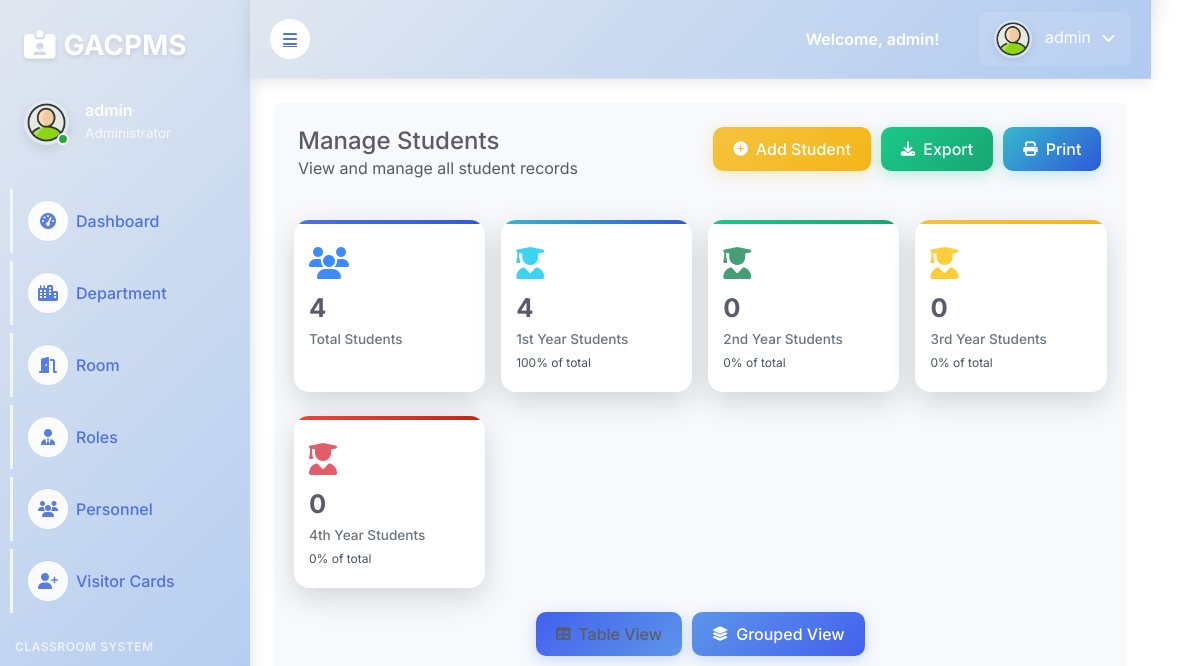
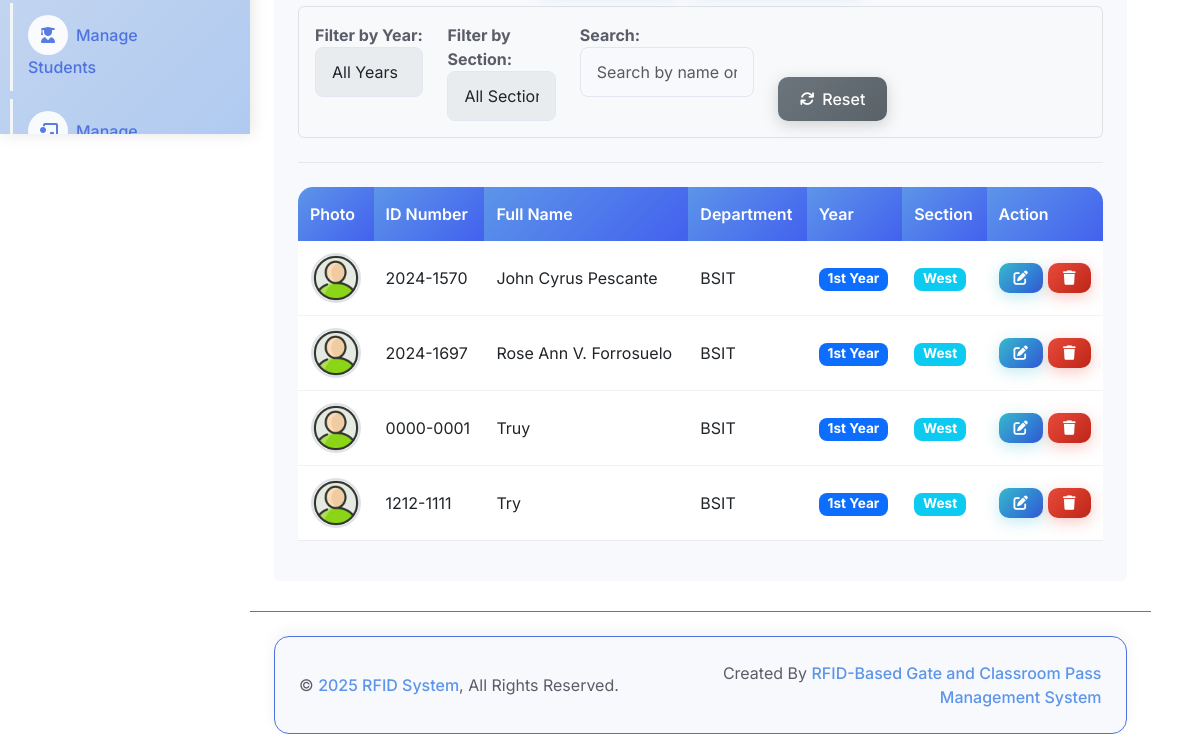
Before: /admin/students.php with the older database file (2 pictures, top to bottom).
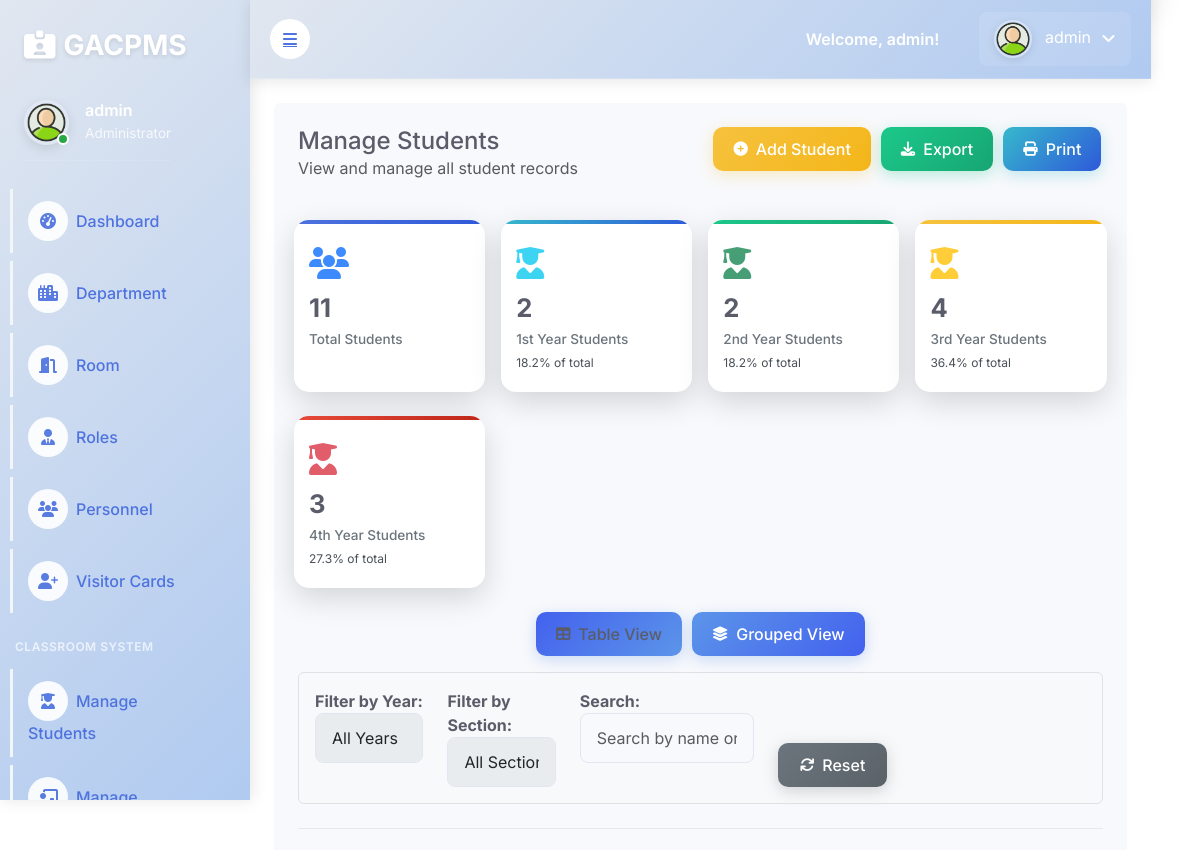
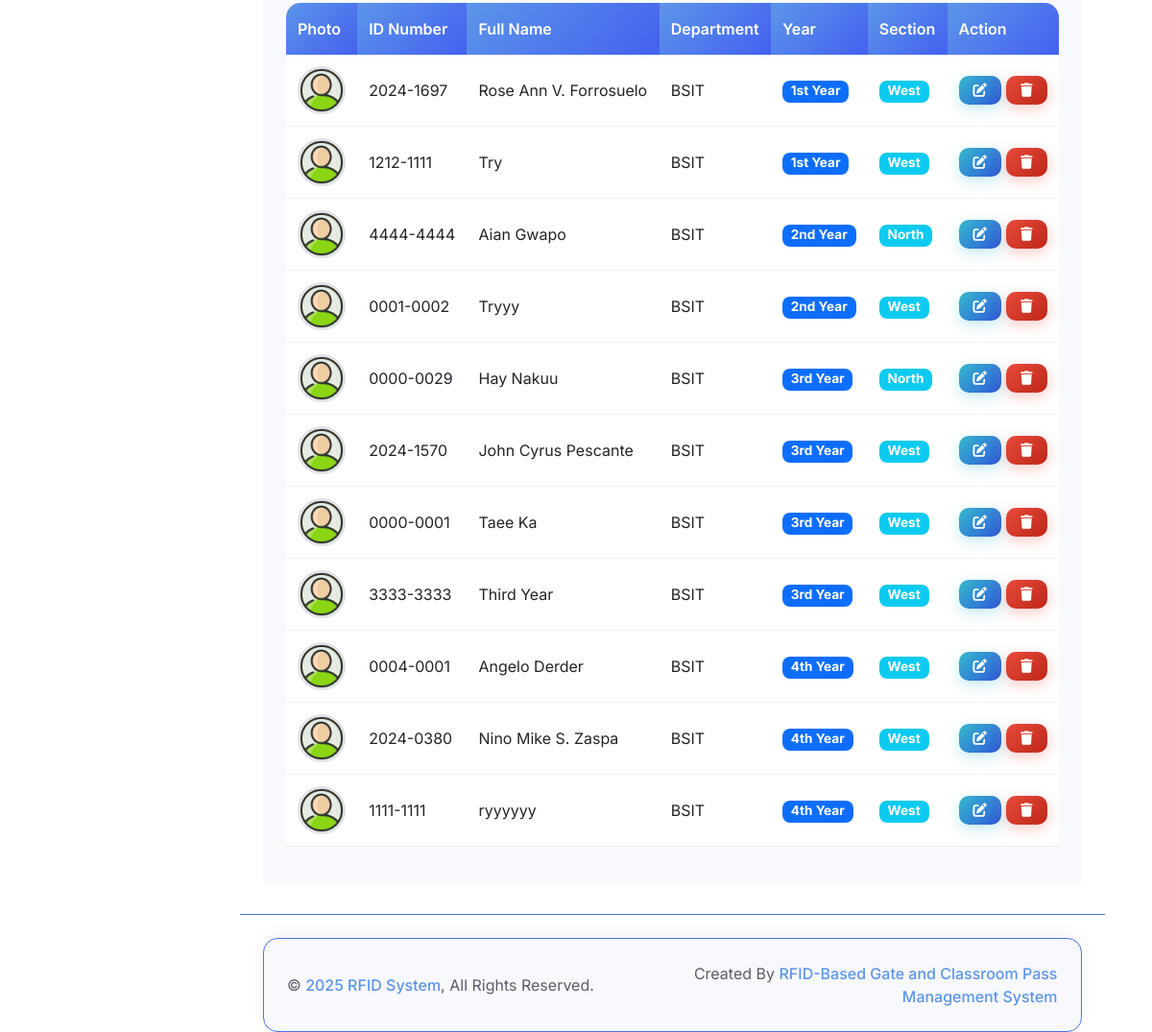
After: the same page with the newer database file (2 pictures, top to bottom).
### tables this page shows
CREATE TABLE `user` (
  `id` int(11) NOT NULL,
  `contact` varchar(15) NOT NULL,
  `email` varchar(255) NOT NULL,
  `username` varchar(255) NOT NULL,
  `password` varchar(255) NOT NULL,
  `rfid_number` varchar(50) NOT NULL,
  `failed_attempts` int(11) DEFAULT 0,
  `last_attempt` timestamp NULL DEFAULT NULL,
  `last_login` timestamp NULL DEFAULT NULL,
  `login_count` int(11) DEFAULT 0,
  `is_active` tinyint(1) DEFAULT 1,
  `created_at` timestamp NOT NULL DEFAULT current_timestamp()
);

CREATE TABLE `students` (
  `id` int(11) NOT NULL,
  `id_number` varchar(9) NOT NULL,
  `fullname` varchar(100) NOT NULL,
  `section` varchar(50) NOT NULL,
  `year` varchar(20) NOT NULL,
  `status` varchar(10) NOT NULL,
  `created_at` timestamp NOT NULL DEFAULT current_timestamp(),
  `updated_at` timestamp NOT NULL DEFAULT current_timestamp() ON UPDATE current_timestamp(),
  `department_id` varchar(144) NOT NULL,
  `photo` varchar(25) NOT NULL,
  `date_added` timestamp NULL DEFAULT current_timestamp()
);

CREATE TABLE `department` (
  `department_id` int(11) NOT NULL,
  `department_name` varchar(50) NOT NULL,
  `department_desc` varchar(50) NOT NULL
);

### admin/students.php (the view, shortened to what the rows shown need)
<?php
include '../connection.php';
function getStudentPhoto($photo) {
    $basePath = '../uploads/students/';
    $defaultPhoto = '../assets/img/2601828.png';
    if (empty($photo) || !file_exists($basePath . $photo)) {
        return $defaultPhoto;
    }
    return $basePath . $photo;
}
?>
<!DOCTYPE html>
<html lang="en">
<?php include 'header.php'; ?>
<head>
    <link href="https://cdn.jsdelivr.net/npm/bootstrap@5.3.0/dist/css/bootstrap.min.css" rel="stylesheet">
    <link rel="stylesheet" href="https://cdnjs.cloudflare.com/ajax/libs/font-awesome/6.4.0/css/all.min.css">
    <link rel="stylesheet" href="https://cdn.datatables.net/1.13.6/css/dataTables.bootstrap5.min.css">
    <link rel="stylesheet" href="https://cdn.datatables.net/buttons/2.4.1/css/buttons.bootstrap5.min.css">
    <link rel="stylesheet" href="https://cdn.jsdelivr.net/npm/sweetalert2@11/dist/sweetalert2.min.css">
    <link rel="stylesheet" href="https://cdn.jsdelivr.net/npm/bootstrap-icons@1.11.0/font/bootstrap-icons.css">
</head>
<body>
    <div class="container-fluid position-relative bg-white d-flex p-0">
        <?php include 'sidebar.php'; ?>
        <div class="content">
            <?php include 'navbar.php'; ?>
            <div class="container-fluid pt-4 px-4">
                <div class="col-sm-12 col-xl-12">
                    <div class="bg-light rounded h-100 p-4">
                        <div class="view-content" id="tableView">
                            <div class="table-responsive">
                                <table class="table table-border" id="myDataTable">
                                    <thead>
                                        <tr>
                                            <th scope="col">Photo</th>
                                            <th scope="col">ID Number</th>
                                            <th scope="col">Full Name</th>
                                            <th scope="col">Department</th>
                                            <th scope="col">Year</th>
                                            <th scope="col">Section</th>
                                            <th scope="col">Action</th>
                                        </tr>
                                    </thead>
                                    <tbody>
                                        <?php
                                        $results = mysqli_query($db, "SELECT s.*, d.department_name
                                                                    FROM students s
                                                                    LEFT JOIN department d
                                                                    ON s.department_id = d.department_id
                                                                    WHERE d.department_name != 'Main'
                                                                    ORDER BY s.year, s.section, s.fullname");
                                        ?>
                                        <?php while ($row = mysqli_fetch_array($results)) {
                                            $photoPath = getStudentPhoto($row['photo']);
                                        ?>
                                        <tr class="table-<?php echo $row['id'];?>" data-student-id="<?php echo $row['id'];?>">
                                            <td>
                                                <center>
                                                    <img class="photo student-photo" src="<?php echo $photoPath; ?>"
                                                         onerror="this.onerror=null; this.src='../assets/img/default-avatar.png';">
                                                </center>
                                            </td>
                                            <td class="student_id"><?php echo $row['id_number']; ?></td>
                                            <td><?php echo $row['fullname']; ?></td>
                                            <td><?php echo $row['department_name']; ?></td>
                                            <td><span class="badge bg-primary"><?php echo $row['year']; ?></span></td>
                                            <td><span class="badge bg-info"><?php echo $row['section']; ?></span></td>
                                            <td width="14%">
                                                <div class="action-buttons">
                                                    <button data-id="<?php echo $row['id'];?>"
                                                            class="btn btn-sm btn-edit e_student_id">
                                                        <i class="fas fa-edit"></i>
                                                    </button>
                                                    <button student_name="<?php echo $row['fullname']; ?>"
                                                            data-id="<?php echo $row['id']; ?>"
                                                            class="btn btn-sm btn-delete d_student_id">
                                                        <i class="fas fa-trash"></i>
                                                    </button>
                                                </div>
                                            </td>
                                        </tr>
                                        <?php } ?>
                                    </tbody>
                                </table>
                            </div>
                        </div>
                    </div>
                </div>
            </div>
        </div>
    </div>
</body>
</html>

### admin/sidebar.php (shortened to what the rows shown need)
<?php
include '../connection.php';
$username = "";
$sql1 = "SELECT * FROM user LIMIT 1";
$result1 = $db->query($sql1);
if ($result1->num_rows > 0) {
    $row = $result1->fetch_assoc();
    $username = $row['username'];
}
?>
<div class="sidebar pe-4 pb-3">
    <nav class="navbar navbar-light">
        <div class="user-info d-flex align-items-center ms-4 mb-4">
            <div class="ms-3">
                <h6 class="mb-0"><?php echo $username; ?></h6>
                <span>Administrator</span>
            </div>
        </div>
    </nav>
</div>

### admin/navbar.php (shortened to what the rows shown need)
<?php
include '../connection.php';
$username = "";
$sql1 = "SELECT * FROM user LIMIT 1";
$result1 = $db->query($sql1);
if ($result1->num_rows > 0) {
    $row = $result1->fetch_assoc();
    $username = $row['username'];
}
?>
<nav class="navbar navbar-expand navbar-light sticky-top px-4 py-0 navbar-top">
    <div class="navbar-nav align-items-center ms-auto">
        <span class="user-greeting d-none d-md-inline">Welcome, <?php echo explode(' ', $username)[0]; ?>!</span>
        <div class="nav-item dropdown">
            <a href="#" class="nav-link dropdown-toggle" data-bs-toggle="dropdown">
                <img class="rounded-circle me-lg-2" src="img\2601828.png" alt="Profile" style="width: 38px; height: 38px;">
                <span class="d-none d-lg-inline-flex"><?php echo $username; ?></span>
            </a>
        </div>
    </div>
</nav>

Changed rows visible on the page:
changed students "Rose Ann V. Forrosuelo": moves up the list
changed students "Try": moves up the list
added students: id_number "4444-4444", fullname "Aian Gwapo", department.department_name "BSIT", year "2nd Year", section "North"
added students: id_number "0001-0002", fullname "Tryyy", department.department_name "BSIT", year "2nd Year", section "West"
added students: id_number "0000-0029", fullname "Hay Nakuu", department.department_name "BSIT", year "3rd Year", section "North"
changed students "John Cyrus Pescante": year "1st Year" → "3rd Year"
changed students: fullname "Truy" → "Taee Ka"; year "1st Year" → "3rd Year"
added students: id_number "3333-3333", fullname "Third Year", department.department_name "BSIT", year "3rd Year", section "West"
added students: id_number "0004-0001", fullname "Angelo Derder", department.department_name "BSIT", year "4th Year", section "West"
added students: id_number "2024-0380", fullname "Nino Mike S. Zaspa", department.department_name "BSIT", year "4th Year", section "West"
added students: id_number "1111-1111", fullname "ryyyyyy", department.department_name "BSIT", year "4th Year", section "West"
Other visible differences:
$totalStudents: "4" → "11"
$firstYearCount: "4" → "2"
$secondYearCount: "0" → "2"
$thirdYearCount: "0" → "4"
$fourthYearCount: "0" → "3"
text no longer shown: "100 0 0 0"
text now shown: "18.2 18.2 36.4 27.3"
